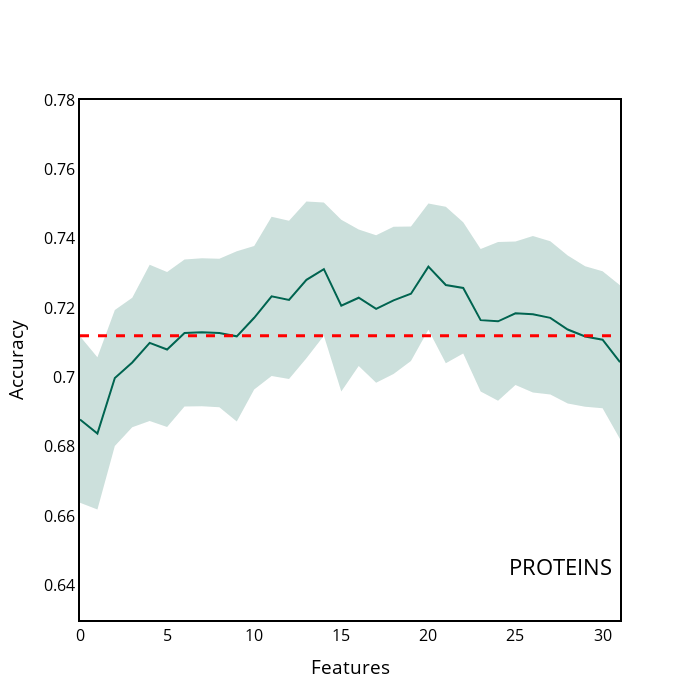

The notebook cell saved with this chart:
### Code cell
PROTEINS["y_upper"] = PROTEINS["accuracy_contribution"] + PROTEINS["accuracy_contribution_std"]
PROTEINS["y_lower"] = PROTEINS["accuracy_contribution"] - PROTEINS["accuracy_contribution_std"]

x = PROTEINS.index.tolist()
y = PROTEINS["accuracy_contribution"].tolist()

y_upper = PROTEINS["y_upper"].tolist()
y_lower = PROTEINS["y_lower"].tolist()


fig = go.Figure([
    go.Scatter(
        x=x,
        y=y,
        line=dict(color='rgb(0,100,80)'),
        mode='lines'
    ),
    go.Scatter(
        x=x+x[::-1], # x, then x reversed
        y=y_upper+y_lower[::-1], # upper, then lower reversed
        fill='toself',
        fillcolor='rgba(0,100,80,0.2)',
        line=dict(color='rgba(255,255,255,0)'),
        hoverinfo="skip",
        showlegend=False
    )
])



# Update figure layout
fig.update_layout(title={'text':'PROTEINS', 'y':0.2, 'x':0.8,'xanchor': 'center','yanchor': 'top'})
fig.update_layout(paper_bgcolor='white')
fig.update_layout(plot_bgcolor='white')
fig.update_yaxes(color='black')
fig.update_layout(
    yaxis = dict(
        title = "Accuracy",
        zeroline=True,
        showline = True,
        linecolor = 'black',
        mirror=True,
        linewidth = 2
    ),
    xaxis = dict(
        title = "Features",
        mirror=True,
        zeroline=True,
        showline = True,
        linecolor = 'black',
        linewidth = 2,
    ),
    width=700,
    height=700,
    font=dict(
    size=16,
    color="black")  
)
fig.update_layout(showlegend=False)
fig.update_layout(yaxis_range=[0.63,0.78])
fig.update_xaxes(showgrid=False, gridwidth=0.5, gridcolor='#e3e1e1')
fig.update_yaxes(showgrid=False, gridwidth=0.5, gridcolor='grey')
fig.update_traces(marker_line_color='black', marker_line_width=1.0, opacity=1.0)

fig.add_hline(y=0.712, line_width=3, line_dash="dash", line_color="red")


fig.show()

### Figure 1 — Plotly figure (JSON) as saved in the notebook; plotly's stock layout.template omitted (floating-point values rounded to 4 significant figures)
{"data": [{"line": {"color": "rgb(0,100,80)"}, "marker": {"line": {"color": "black", "width": 1}}, "mode": "lines", "opacity": 1, "type": "scatter", "x": [0, 1, 2, 3, 4, 5, 6, 7, 8, 9, 10, 11, 12, 13, 14, 15, 16, 17, 18, 19, 20, 21, 22, 23, 24, 25, 26, 27, 28, 29, 30, 31], "y": [0.6878, 0.6838, 0.6998, 0.7043, 0.7099, 0.708, 0.7128, 0.713, 0.7128, 0.7118, 0.7172, 0.7234, 0.7223, 0.7281, 0.7312, 0.7207, 0.723, 0.7197, 0.7222, 0.7241, 0.7319, 0.7266, 0.7258, 0.7165, 0.7162, 0.7185, 0.7182, 0.7172, 0.7138, 0.7118, 0.7108, 0.7044]}, {"fill": "toself", "fillcolor": "rgba(0,100,80,0.2)", "hoverinfo": "skip", "line": {"color": "rgba(255,255,255,0)"}, "marker": {"line": {"color": "black", "width": 1}}, "opacity": 1, "showlegend": false, "type": "scatter", "x": [0, 1, 2, 3, 4, 5, 6, 7, 8, 9, 10, 11, 12, 13, 14, 15, 16, 17, 18, 19, 20, 21, 22, 23, 24, 25, 26, 27, 28, 29, 30, 31, 31, 30, 29, 28, 27, 26, 25, 24, 23, 22, 21, 20, 19, 18, 17, 16, 15, 14, 13, 12, 11, 10, 9, 8, 7, 6, 5, 4, 3, 2, 1, 0], "y": [0.7119, 0.7058, 0.7194, 0.7229, 0.7325, 0.7304, 0.734, 0.7344, 0.7342, 0.7364, 0.7379, 0.7463, 0.7452, 0.7507, 0.7504, 0.7455, 0.7427, 0.741, 0.7434, 0.7435, 0.7502, 0.7492, 0.7447, 0.737, 0.7391, 0.7392, 0.7407, 0.7392, 0.7352, 0.732, 0.7306, 0.7266, 0.6822, 0.691, 0.6915, 0.6924, 0.6951, 0.6956, 0.6978, 0.6933, 0.6959, 0.7069, 0.7041, 0.7137, 0.7047, 0.701, 0.6985, 0.7033, 0.6959, 0.712, 0.7055, 0.6995, 0.7004, 0.6965, 0.6873, 0.6914, 0.6916, 0.6916, 0.6857, 0.6874, 0.6856, 0.6802, 0.6618, 0.6638]}], "layout": {"font": {"color": "black", "size": 16}, "height": 700, "paper_bgcolor": "white", "plot_bgcolor": "white", "shapes": [{"line": {"color": "red", "dash": "dash", "width": 3}, "type": "line", "x0": 0, "x1": 1, "xref": "x domain", "y0": 0.712, "y1": 0.712, "yref": "y"}], "showlegend": false, "title": {"text": "PROTEINS", "x": 0.8, "xanchor": "center", "y": 0.2, "yanchor": "top"}, "width": 700, "xaxis": {"autorange": true, "gridcolor": "#e3e1e1", "gridwidth": 0.5, "linecolor": "black", "linewidth": 2, "mirror": true, "range": [0, 31], "showgrid": false, "showline": true, "title": {"text": "Features"}, "type": "linear", "zeroline": true}, "yaxis": {"color": "black", "gridcolor": "grey", "gridwidth": 0.5, "linecolor": "black", "linewidth": 2, "mirror": true, "range": [0.63, 0.78], "showgrid": false, "showline": true, "title": {"text": "Accuracy"}, "type": "linear", "zeroline": true}}}
